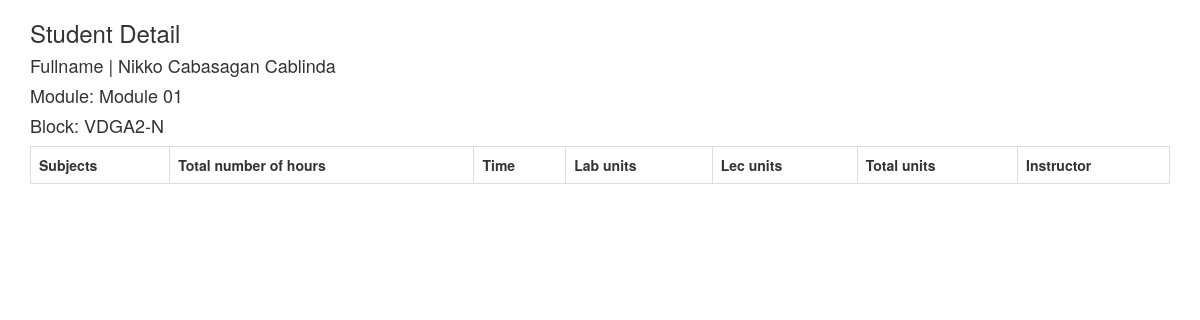
The page /student/3/ on the database as committed earlier.
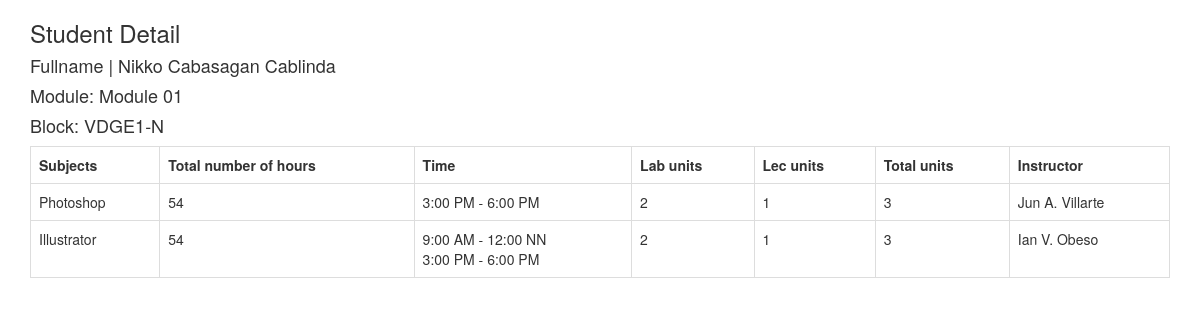
The same page on the database as committed later.
### student/models.py (models this page shows, shortened)
class Student(models.Model):
	block=models.ForeignKey(Block)
	id_number=models.CharField(max_length=20)
	first_name=models.CharField(max_length=60)
	middle_name=models.CharField(max_length=60)
	last_name=models.CharField(max_length=60)
	extension_name=models.CharField(max_length=5, blank=True)

class Block(models.Model):
	module=models.ForeignKey(Module)
	block_name=models.CharField(max_length=60)
	def __unicode__(self):
		return self.block_name

class Module(models.Model):
	semister=models.ForeignKey(Semister)
	module=models.CharField(max_length=15)
	def __unicode__(self):
		return self.module

class Subject(models.Model):
	instructor=models.ForeignKey(Instructor, default=1)
	student=models.ManyToManyField(Student)
	subject_code=models.CharField(max_length=20)
	subject_title=models.CharField(max_length=60)
	lab_units=models.IntegerField(default=0)
	lec_units=models.IntegerField(default=0)
	duration=models.IntegerField(default=54)
	def total_units(self):
		total=self.lab_units+self.lec_units
		return total

class SubjectSchedule(models.Model):
	subject=models.ForeignKey(Subject)
	time_start=models.CharField(max_length=8)
	end_time=models.CharField(max_length=8)
	def schedule(self):
		schedule="%s - %s"%(self.time_start, self.end_time)
		return schedule

class Instructor(models.Model):
	department=models.ForeignKey(Department)
	first_name=models.CharField(max_length=60)
	middle_name=models.CharField(max_length=60)
	last_name=models.CharField(max_length=60)
	extension_name=models.CharField(max_length=5, blank=True)
	email=models.EmailField()
	def full_name(self):
		full_name="%s %s. %s %s"%(self.first_name, self.middle_name[0], self.last_name, self.extension_name)
		return full_name
	def __unicode__(self):
		return self.full_name()

### student/views.py (the view)
# urls.py: url(r'^(?P<pk>[0-9]+)/$', views.studentDetail, name='detail'),
def studentDetail(request, pk):
	instance=get_object_or_404(Student, pk=pk)
	context={
		"title": 'Student Detail',
		"instance": instance,
	}
	return render(request, "student/student_detail.html", context)

### templates/student/student_detail.html
{% extends "base.html" %}
{% block content %}
	<h3>{{title}}</h3>
	<h4>Fullname | {{instance.first_name}} {{instance.middle_name}} {{instance.last_name}} {{instance.extension_name}}</h4>
	<h4>Module: {{instance.block.module}}</h4>
	<h4>Block: {{instance.block}}</h4>
	<table class="table table-hover table-bordered">
		<tr>
			<th>Subjects</th>
			<th>Total number of hours</th>
			<th>Time</th>
			<th>Lab units</th>
			<th>Lec units</th>
			<th>Total units</th>
			<th>Instructor</th>
		</tr>
		{% for subject in instance.subject_set.all %}
		<tr>
			<td>{{subject.subject_title}}</td>
			<td>{{subject.duration}}</td>
			<td>{% for time in subject.subjectschedule_set.all %}{{time.schedule}}<br>{% endfor %}</td>
			<td>{{subject.lab_units}}</td>
			<td>{{subject.lec_units}}</td>
			<td>{{subject.total_units}}</td>
			<td>{{subject.instructor}}</td>
		</tr>
		{% endfor %}
	</table>
{% endblock %}

### templates/base.html (shortened to what this page needs)
{% load staticfiles %}
<!DOCTYPE html>
<html lang="en">
<head>
	<link rel="stylesheet" href="{% static 'bootstrap/css/bootstrap.min.css' %}">
	<link rel="stylesheet" href="{% static 'bootstrap/css/bootstrap-theme.min.css' %}">
</head>
<body>
	<div class="container">
		{% block content %}
		{% endblock %}
	</div>
</body>
</html>

Rows that differ between the two databases and show on the page:
changed Student "Nikko": block "VDGA2-N" → "VDGE1-N"
now on this page (row edited): Subject: subject_title "Photoshop", duration "54", lab_units "2", lec_units "1", total_units "3", instructor "Jun A. Villarte"
now on this page (row unchanged): SubjectSchedule: schedule "3:00 PM - 6:00 PM", shown under "Photoshop"
added Subject: subject_title "Illustrator", duration "54", lab_units "2", lec_units "1", total_units "3", instructor "Ian V. Obeso"
added SubjectSchedule: schedule "9:00 AM - 12:00 NN", shown under "Illustrator"
added SubjectSchedule: schedule "3:00 PM - 6:00 PM", shown under "Illustrator"
